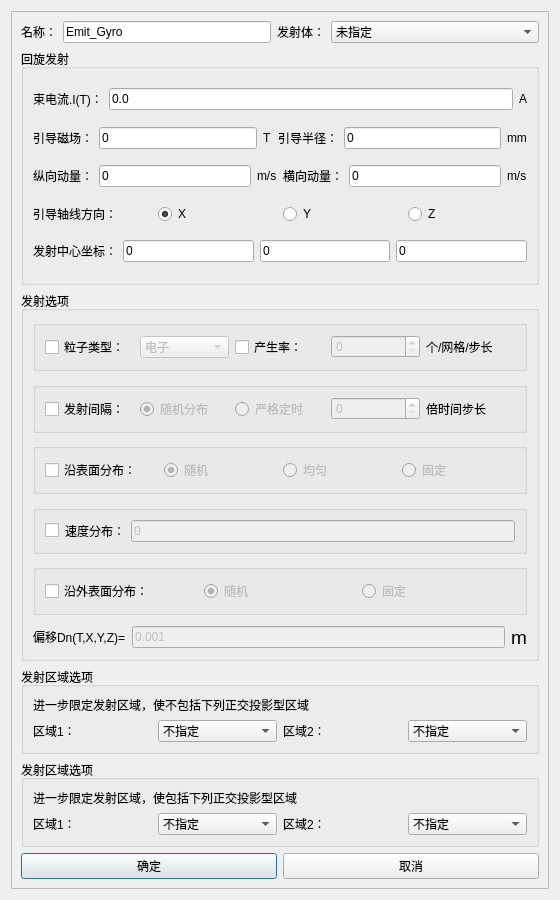
<?xml version="1.0" encoding="UTF-8"?>
<ui version="4.0">
 <class>Dialog_EmgDlg</class>
 <widget class="QDialog" name="Dialog_EmgDlg">
  <property name="windowModality">
   <enum>Qt::ApplicationModal</enum>
  </property>
  <property name="geometry">
   <rect>
    <x>0</x>
    <y>0</y>
    <width>560</width>
    <height>900</height>
   </rect>
  </property>
  <property name="minimumSize">
   <size>
    <width>0</width>
    <height>0</height>
   </size>
  </property>
  <property name="maximumSize">
   <size>
    <width>16777215</width>
    <height>16777215</height>
   </size>
  </property>
  <property name="windowTitle">
   <string>回旋发射</string>
  </property>
  <layout class="QGridLayout" name="gridLayout_10">
   <item row="0" column="0">
    <widget class="QScrollArea" name="scrollArea">
     <property name="widgetResizable">
      <bool>true</bool>
     </property>
     <widget class="QWidget" name="scrollAreaWidgetContents">
      <property name="geometry">
       <rect>
        <x>0</x>
        <y>0</y>
        <width>540</width>
        <height>880</height>
       </rect>
      </property>
      <layout class="QGridLayout" name="gridLayout_9">
       <item row="7" column="0">
        <layout class="QHBoxLayout" name="horizontalLayout_18">
         <item>
          <widget class="QPushButton" name="pb_ok">
           <property name="text">
            <string>确定</string>
           </property>
          </widget>
         </item>
         <item>
          <widget class="QPushButton" name="pb_cancel">
           <property name="text">
            <string>取消</string>
           </property>
          </widget>
         </item>
        </layout>
       </item>
       <item row="4" column="0">
        <widget class="QGroupBox" name="groupBox_3">
         <property name="title">
          <string>发射区域选项</string>
         </property>
         <layout class="QGridLayout" name="gridLayout_3">
          <item row="0" column="0">
           <spacer name="verticalSpacer_14">
            <property name="orientation">
             <enum>Qt::Vertical</enum>
            </property>
            <property name="sizeHint" stdset="0">
             <size>
              <width>20</width>
              <height>40</height>
             </size>
            </property>
           </spacer>
          </item>
          <item row="1" column="0">
           <layout class="QHBoxLayout" name="horizontalLayout_14">
            <item>
             <widget class="QLabel" name="label_16">
              <property name="text">
               <string>&lt;html&gt;&lt;head/&gt;&lt;body&gt;&lt;p&gt;进一步限定发射区域，使不包括下列正交投影型区域&lt;/p&gt;&lt;/body&gt;&lt;/html&gt;</string>
              </property>
             </widget>
            </item>
           </layout>
          </item>
          <item row="4" column="0">
           <spacer name="verticalSpacer_16">
            <property name="orientation">
             <enum>Qt::Vertical</enum>
            </property>
            <property name="sizeHint" stdset="0">
             <size>
              <width>20</width>
              <height>40</height>
             </size>
            </property>
           </spacer>
          </item>
          <item row="2" column="0">
           <spacer name="verticalSpacer_15">
            <property name="orientation">
             <enum>Qt::Vertical</enum>
            </property>
            <property name="sizeHint" stdset="0">
             <size>
              <width>20</width>
              <height>40</height>
             </size>
            </property>
           </spacer>
          </item>
          <item row="3" column="0">
           <layout class="QHBoxLayout" name="horizontalLayout_15">
            <item>
             <widget class="QLabel" name="label_17">
              <property name="text">
               <string>区域1：</string>
              </property>
             </widget>
            </item>
            <item>
             <widget class="StyledComboBox" name="ComboBox_notInclued">
              <item>
               <property name="text">
                <string>不指定</string>
               </property>
              </item>
             </widget>
            </item>
            <item>
             <widget class="QLabel" name="label_15">
              <property name="text">
               <string>区域2：</string>
              </property>
             </widget>
            </item>
            <item>
             <widget class="StyledComboBox" name="ComboBox_notIncludedd">
              <item>
               <property name="text">
                <string>不指定</string>
               </property>
              </item>
             </widget>
            </item>
           </layout>
          </item>
         </layout>
        </widget>
       </item>
       <item row="6" column="0">
        <spacer name="verticalSpacer_20">
         <property name="orientation">
          <enum>Qt::Vertical</enum>
         </property>
         <property name="sizeHint" stdset="0">
          <size>
           <width>20</width>
           <height>40</height>
          </size>
         </property>
        </spacer>
       </item>
       <item row="1" column="0">
        <spacer name="verticalSpacer">
         <property name="orientation">
          <enum>Qt::Vertical</enum>
         </property>
         <property name="sizeHint" stdset="0">
          <size>
           <width>20</width>
           <height>40</height>
          </size>
         </property>
        </spacer>
       </item>
       <item row="2" column="0">
        <widget class="QGroupBox" name="groupBox">
         <property name="title">
          <string>回旋发射</string>
         </property>
         <layout class="QGridLayout" name="gridLayout_5">
          <item row="7" column="0">
           <layout class="QHBoxLayout" name="horizontalLayout_10">
            <item>
             <widget class="QLabel" name="label_26">
              <property name="text">
               <string>引导轴线方向：</string>
              </property>
             </widget>
            </item>
            <item>
             <widget class="QRadioButton" name="radioButton_AxiasX">
              <property name="text">
               <string>X</string>
              </property>
              <property name="checked">
               <bool>true</bool>
              </property>
             </widget>
            </item>
            <item>
             <widget class="QRadioButton" name="radioButton_AxiasY">
              <property name="text">
               <string>Y</string>
              </property>
             </widget>
            </item>
            <item>
             <widget class="QRadioButton" name="radioButton_AxiasZ">
              <property name="text">
               <string>Z</string>
              </property>
             </widget>
            </item>
           </layout>
          </item>
          <item row="8" column="0">
           <spacer name="verticalSpacer_6">
            <property name="orientation">
             <enum>Qt::Vertical</enum>
            </property>
            <property name="sizeHint" stdset="0">
             <size>
              <width>20</width>
              <height>40</height>
             </size>
            </property>
           </spacer>
          </item>
          <item row="10" column="0">
           <spacer name="verticalSpacer_7">
            <property name="orientation">
             <enum>Qt::Vertical</enum>
            </property>
            <property name="sizeHint" stdset="0">
             <size>
              <width>20</width>
              <height>40</height>
             </size>
            </property>
           </spacer>
          </item>
          <item row="3" column="0">
           <layout class="QHBoxLayout" name="horizontalLayout_7">
            <item>
             <widget class="QLabel" name="label_12">
              <property name="text">
               <string>引导磁场：</string>
              </property>
             </widget>
            </item>
            <item>
             <widget class="QLineEdit" name="LineEdit_magnetic">
              <property name="enabled">
               <bool>true</bool>
              </property>
              <property name="text">
               <string>0</string>
              </property>
             </widget>
            </item>
            <item>
             <widget class="QLabel" name="label_4">
              <property name="text">
               <string>&lt;html&gt;&lt;head/&gt;&lt;body&gt;&lt;p&gt;T&lt;/p&gt;&lt;/body&gt;&lt;/html&gt;</string>
              </property>
             </widget>
            </item>
            <item>
             <widget class="QLabel" name="label_13">
              <property name="text">
               <string>引导半径：</string>
              </property>
             </widget>
            </item>
            <item>
             <widget class="QLineEdit" name="LineEdit_radius">
              <property name="text">
               <string>0</string>
              </property>
             </widget>
            </item>
            <item>
             <widget class="QLabel" name="label_14">
              <property name="text">
               <string>&lt;html&gt;&lt;head/&gt;&lt;body&gt;&lt;p&gt;mm&lt;/p&gt;&lt;/body&gt;&lt;/html&gt;</string>
              </property>
             </widget>
            </item>
           </layout>
          </item>
          <item row="4" column="0">
           <spacer name="verticalSpacer_4">
            <property name="orientation">
             <enum>Qt::Vertical</enum>
            </property>
            <property name="sizeHint" stdset="0">
             <size>
              <width>20</width>
              <height>40</height>
             </size>
            </property>
           </spacer>
          </item>
          <item row="2" column="0">
           <spacer name="verticalSpacer_3">
            <property name="orientation">
             <enum>Qt::Vertical</enum>
            </property>
            <property name="sizeHint" stdset="0">
             <size>
              <width>20</width>
              <height>40</height>
             </size>
            </property>
           </spacer>
          </item>
          <item row="5" column="0">
           <layout class="QHBoxLayout" name="horizontalLayout_9">
            <item>
             <widget class="QLabel" name="label_23">
              <property name="text">
               <string>纵向动量：</string>
              </property>
             </widget>
            </item>
            <item>
             <widget class="QLineEdit" name="LineEdit_VerticalMomentum">
              <property name="enabled">
               <bool>true</bool>
              </property>
              <property name="text">
               <string>0</string>
              </property>
             </widget>
            </item>
            <item>
             <widget class="QLabel" name="label_10">
              <property name="text">
               <string>&lt;html&gt;&lt;head/&gt;&lt;body&gt;&lt;p&gt;m/s&lt;/p&gt;&lt;/body&gt;&lt;/html&gt;</string>
              </property>
             </widget>
            </item>
            <item>
             <widget class="QLabel" name="label_24">
              <property name="text">
               <string>横向动量：</string>
              </property>
             </widget>
            </item>
            <item>
             <widget class="QLineEdit" name="LineEdit_HorizontalMomentum">
              <property name="text">
               <string>0</string>
              </property>
             </widget>
            </item>
            <item>
             <widget class="QLabel" name="label_25">
              <property name="text">
               <string>&lt;html&gt;&lt;head/&gt;&lt;body&gt;&lt;p&gt;m/s&lt;/p&gt;&lt;/body&gt;&lt;/html&gt;</string>
              </property>
             </widget>
            </item>
           </layout>
          </item>
          <item row="1" column="0">
           <layout class="QHBoxLayout" name="horizontalLayout_11">
            <item>
             <widget class="QLabel" name="label_21">
              <property name="text">
               <string>束电流.I(T)：</string>
              </property>
             </widget>
            </item>
            <item>
             <widget class="QLineEdit" name="LineEdit_IT">
              <property name="enabled">
               <bool>true</bool>
              </property>
              <property name="text">
               <string>0.0</string>
              </property>
             </widget>
            </item>
            <item>
             <widget class="QLabel" name="label_22">
              <property name="text">
               <string>&lt;html&gt;&lt;head/&gt;&lt;body&gt;&lt;p&gt;A&lt;/p&gt;&lt;/body&gt;&lt;/html&gt;</string>
              </property>
             </widget>
            </item>
           </layout>
          </item>
          <item row="6" column="0">
           <spacer name="verticalSpacer_5">
            <property name="orientation">
             <enum>Qt::Vertical</enum>
            </property>
            <property name="sizeHint" stdset="0">
             <size>
              <width>20</width>
              <height>40</height>
             </size>
            </property>
           </spacer>
          </item>
          <item row="0" column="0">
           <spacer name="verticalSpacer_2">
            <property name="orientation">
             <enum>Qt::Vertical</enum>
            </property>
            <property name="sizeHint" stdset="0">
             <size>
              <width>20</width>
              <height>40</height>
             </size>
            </property>
           </spacer>
          </item>
          <item row="9" column="0">
           <layout class="QHBoxLayout" name="horizontalLayout_12">
            <item>
             <widget class="QLabel" name="label_27">
              <property name="text">
               <string>发射中心坐标：</string>
              </property>
             </widget>
            </item>
            <item>
             <widget class="QLineEdit" name="LineEdit_LaunchX">
              <property name="enabled">
               <bool>true</bool>
              </property>
              <property name="text">
               <string>0</string>
              </property>
             </widget>
            </item>
            <item>
             <widget class="QLineEdit" name="LineEdit_LaunchY">
              <property name="text">
               <string>0</string>
              </property>
             </widget>
            </item>
            <item>
             <widget class="QLineEdit" name="LineEdit_LaunchZ">
              <property name="text">
               <string>0</string>
              </property>
             </widget>
            </item>
           </layout>
          </item>
         </layout>
        </widget>
       </item>
       <item row="5" column="0">
        <widget class="QGroupBox" name="groupBox_4">
         <property name="title">
          <string>发射区域选项</string>
         </property>
         <layout class="QGridLayout" name="gridLayout_2">
          <item row="2" column="0">
           <spacer name="verticalSpacer_18">
            <property name="orientation">
             <enum>Qt::Vertical</enum>
            </property>
            <property name="sizeHint" stdset="0">
             <size>
              <width>20</width>
              <height>40</height>
             </size>
            </property>
           </spacer>
          </item>
          <item row="0" column="0">
           <spacer name="verticalSpacer_17">
            <property name="orientation">
             <enum>Qt::Vertical</enum>
            </property>
            <property name="sizeHint" stdset="0">
             <size>
              <width>20</width>
              <height>40</height>
             </size>
            </property>
           </spacer>
          </item>
          <item row="1" column="0">
           <layout class="QHBoxLayout" name="horizontalLayout_16">
            <item>
             <widget class="QLabel" name="label_18">
              <property name="text">
               <string>&lt;html&gt;&lt;head/&gt;&lt;body&gt;&lt;p&gt;进一步限定发射区域，使包括下列正交投影型区域&lt;/p&gt;&lt;/body&gt;&lt;/html&gt;</string>
              </property>
             </widget>
            </item>
           </layout>
          </item>
          <item row="3" column="0">
           <layout class="QHBoxLayout" name="horizontalLayout_17">
            <item>
             <widget class="QLabel" name="label_19">
              <property name="text">
               <string>区域1：</string>
              </property>
             </widget>
            </item>
            <item>
             <widget class="StyledComboBox" name="ComboBox_included">
              <item>
               <property name="text">
                <string>不指定</string>
               </property>
              </item>
             </widget>
            </item>
            <item>
             <widget class="QLabel" name="label_20">
              <property name="text">
               <string>区域2：</string>
              </property>
             </widget>
            </item>
            <item>
             <widget class="StyledComboBox" name="ComboBox_includedd">
              <item>
               <property name="text">
                <string>不指定</string>
               </property>
              </item>
             </widget>
            </item>
           </layout>
          </item>
          <item row="4" column="0">
           <spacer name="verticalSpacer_19">
            <property name="orientation">
             <enum>Qt::Vertical</enum>
            </property>
            <property name="sizeHint" stdset="0">
             <size>
              <width>20</width>
              <height>40</height>
             </size>
            </property>
           </spacer>
          </item>
         </layout>
        </widget>
       </item>
       <item row="0" column="0">
        <layout class="QHBoxLayout" name="horizontalLayout_13">
         <item>
          <widget class="QLabel" name="Label_Name_2">
           <property name="sizePolicy">
            <sizepolicy hsizetype="Fixed" vsizetype="Preferred">
             <horstretch>0</horstretch>
             <verstretch>0</verstretch>
            </sizepolicy>
           </property>
           <property name="text">
            <string>名称：</string>
           </property>
          </widget>
         </item>
         <item>
          <widget class="QLineEdit" name="LineEdit_Name">
           <property name="sizePolicy">
            <sizepolicy hsizetype="Preferred" vsizetype="Fixed">
             <horstretch>0</horstretch>
             <verstretch>0</verstretch>
            </sizepolicy>
           </property>
           <property name="text">
            <string>Emit_Gyro</string>
           </property>
          </widget>
         </item>
         <item>
          <widget class="QLabel" name="Label_Shadow_2">
           <property name="sizePolicy">
            <sizepolicy hsizetype="Fixed" vsizetype="Preferred">
             <horstretch>0</horstretch>
             <verstretch>0</verstretch>
            </sizepolicy>
           </property>
           <property name="text">
            <string>发射体：</string>
           </property>
          </widget>
         </item>
         <item>
          <widget class="StyledComboBox" name="ComboBox_Shadow">
           <property name="enabled">
            <bool>true</bool>
           </property>
           <property name="sizePolicy">
            <sizepolicy hsizetype="Preferred" vsizetype="Fixed">
             <horstretch>0</horstretch>
             <verstretch>0</verstretch>
            </sizepolicy>
           </property>
           <property name="maximumSize">
            <size>
             <width>16777215</width>
             <height>16777215</height>
            </size>
           </property>
           <property name="sizeIncrement">
            <size>
             <width>1</width>
             <height>0</height>
            </size>
           </property>
           <property name="editable">
            <bool>false</bool>
           </property>
           <item>
            <property name="text">
             <string>未指定</string>
            </property>
           </item>
          </widget>
         </item>
        </layout>
       </item>
       <item row="3" column="0">
        <widget class="QGroupBox" name="groupBox_2">
         <property name="title">
          <string>发射选项</string>
         </property>
         <layout class="QGridLayout" name="gridLayout_4">
          <item row="4" column="0">
           <layout class="QHBoxLayout" name="horizontalLayout_3">
            <item>
             <widget class="QGroupBox" name="groupBox_6">
              <property name="title">
               <string/>
              </property>
              <property name="flat">
               <bool>true</bool>
              </property>
              <layout class="QGridLayout" name="gridLayout_6">
               <item row="0" column="0">
                <widget class="QCheckBox" name="checkBox_surface">
                 <property name="text">
                  <string>沿表面分布：</string>
                 </property>
                </widget>
               </item>
               <item row="0" column="1">
                <widget class="QRadioButton" name="radioButton_randomm">
                 <property name="enabled">
                  <bool>false</bool>
                 </property>
                 <property name="text">
                  <string>随机</string>
                 </property>
                 <property name="checked">
                  <bool>true</bool>
                 </property>
                </widget>
               </item>
               <item row="0" column="2">
                <widget class="QRadioButton" name="radioButton_uniform">
                 <property name="enabled">
                  <bool>false</bool>
                 </property>
                 <property name="text">
                  <string>均匀</string>
                 </property>
                </widget>
               </item>
               <item row="0" column="3">
                <widget class="QRadioButton" name="radioButton_fixed">
                 <property name="enabled">
                  <bool>false</bool>
                 </property>
                 <property name="text">
                  <string>固定</string>
                 </property>
                </widget>
               </item>
              </layout>
             </widget>
            </item>
           </layout>
          </item>
          <item row="6" column="0">
           <layout class="QHBoxLayout" name="horizontalLayout_22">
            <item>
             <widget class="QGroupBox" name="groupBox_9">
              <property name="title">
               <string/>
              </property>
              <property name="flat">
               <bool>true</bool>
              </property>
              <layout class="QGridLayout" name="gridLayout_11">
               <item row="0" column="0">
                <widget class="QCheckBox" name="isCheckvelocity">
                 <property name="text">
                  <string/>
                 </property>
                </widget>
               </item>
               <item row="0" column="1">
                <widget class="QLabel" name="label">
                 <property name="text">
                  <string>速度分布：</string>
                 </property>
                </widget>
               </item>
               <item row="0" column="2">
                <widget class="QLineEdit" name="lineEdit_velocity">
                 <property name="enabled">
                  <bool>false</bool>
                 </property>
                 <property name="text">
                  <string>0</string>
                 </property>
                </widget>
               </item>
              </layout>
             </widget>
            </item>
           </layout>
          </item>
          <item row="3" column="0">
           <spacer name="verticalSpacer_8">
            <property name="orientation">
             <enum>Qt::Vertical</enum>
            </property>
            <property name="sizeHint" stdset="0">
             <size>
              <width>20</width>
              <height>40</height>
             </size>
            </property>
           </spacer>
          </item>
          <item row="10" column="0">
           <layout class="QHBoxLayout" name="horizontalLayout_5">
            <item>
             <widget class="QLabel" name="label_5">
              <property name="text">
               <string>&lt;html&gt;&lt;head/&gt;&lt;body&gt;&lt;p&gt;偏移Dn(T,X,Y,Z)=&lt;/p&gt;&lt;/body&gt;&lt;/html&gt;</string>
              </property>
             </widget>
            </item>
            <item>
             <widget class="QLineEdit" name="LineEdit_Dn">
              <property name="enabled">
               <bool>false</bool>
              </property>
              <property name="text">
               <string>0.001</string>
              </property>
             </widget>
            </item>
            <item>
             <widget class="QLabel" name="label_8">
              <property name="text">
               <string>&lt;html&gt;&lt;head/&gt;&lt;body&gt;&lt;p&gt;&lt;span style=&quot; font-size:14pt;&quot;&gt;m&lt;/span&gt;&lt;/p&gt;&lt;/body&gt;&lt;/html&gt;</string>
              </property>
             </widget>
            </item>
           </layout>
          </item>
          <item row="1" column="0">
           <spacer name="verticalSpacer_9">
            <property name="orientation">
             <enum>Qt::Vertical</enum>
            </property>
            <property name="sizeHint" stdset="0">
             <size>
              <width>20</width>
              <height>40</height>
             </size>
            </property>
           </spacer>
          </item>
          <item row="8" column="0">
           <layout class="QHBoxLayout" name="horizontalLayout_4">
            <item>
             <widget class="QGroupBox" name="groupBox_5">
              <property name="title">
               <string/>
              </property>
              <property name="flat">
               <bool>true</bool>
              </property>
              <layout class="QGridLayout" name="gridLayout">
               <item row="0" column="1">
                <widget class="QRadioButton" name="radioButton_randommm">
                 <property name="enabled">
                  <bool>false</bool>
                 </property>
                 <property name="text">
                  <string>随机</string>
                 </property>
                 <property name="checked">
                  <bool>true</bool>
                 </property>
                </widget>
               </item>
               <item row="0" column="2">
                <widget class="QRadioButton" name="radioButton_alongOutsideFixed">
                 <property name="enabled">
                  <bool>false</bool>
                 </property>
                 <property name="text">
                  <string>固定</string>
                 </property>
                </widget>
               </item>
               <item row="0" column="0">
                <widget class="QCheckBox" name="checkBox_outSurface">
                 <property name="text">
                  <string>沿外表面分布：</string>
                 </property>
                </widget>
               </item>
              </layout>
             </widget>
            </item>
           </layout>
          </item>
          <item row="9" column="0">
           <spacer name="verticalSpacer_11">
            <property name="orientation">
             <enum>Qt::Vertical</enum>
            </property>
            <property name="sizeHint" stdset="0">
             <size>
              <width>20</width>
              <height>40</height>
             </size>
            </property>
           </spacer>
          </item>
          <item row="5" column="0">
           <spacer name="verticalSpacer_10">
            <property name="orientation">
             <enum>Qt::Vertical</enum>
            </property>
            <property name="sizeHint" stdset="0">
             <size>
              <width>20</width>
              <height>40</height>
             </size>
            </property>
           </spacer>
          </item>
          <item row="0" column="0">
           <layout class="QHBoxLayout" name="horizontalLayout_8">
            <item>
             <widget class="QGroupBox" name="groupBox_8">
              <property name="title">
               <string/>
              </property>
              <property name="flat">
               <bool>true</bool>
              </property>
              <layout class="QGridLayout" name="gridLayout_8">
               <item row="0" column="3">
                <widget class="QSpinBox" name="spinBox_generationRate">
                 <property name="enabled">
                  <bool>false</bool>
                 </property>
                </widget>
               </item>
               <item row="0" column="1">
                <widget class="StyledComboBox" name="ComboBox_particleType">
                 <property name="enabled">
                  <bool>false</bool>
                 </property>
                 <item>
                  <property name="text">
                   <string>电子</string>
                  </property>
                 </item>
                 <item>
                  <property name="text">
                   <string>质子</string>
                  </property>
                 </item>
                </widget>
               </item>
               <item row="0" column="2">
                <widget class="QCheckBox" name="checkBox_generationRate">
                 <property name="text">
                  <string>产生率：</string>
                 </property>
                </widget>
               </item>
               <item row="0" column="0">
                <widget class="QCheckBox" name="checkBox_particleType">
                 <property name="text">
                  <string>粒子类型：</string>
                 </property>
                </widget>
               </item>
               <item row="0" column="4">
                <widget class="QLabel" name="label_7">
                 <property name="text">
                  <string>个/网格/步长</string>
                 </property>
                </widget>
               </item>
              </layout>
             </widget>
            </item>
           </layout>
          </item>
          <item row="2" column="0">
           <layout class="QHBoxLayout" name="horizontalLayout_2">
            <item>
             <widget class="QGroupBox" name="groupBox_7">
              <property name="title">
               <string/>
              </property>
              <property name="flat">
               <bool>true</bool>
              </property>
              <layout class="QGridLayout" name="gridLayout_7">
               <item row="0" column="2">
                <widget class="QRadioButton" name="radioButton_strictTiming">
                 <property name="enabled">
                  <bool>false</bool>
                 </property>
                 <property name="text">
                  <string>严格定时</string>
                 </property>
                </widget>
               </item>
               <item row="0" column="3">
                <widget class="QSpinBox" name="spinBox_timesStep">
                 <property name="enabled">
                  <bool>false</bool>
                 </property>
                </widget>
               </item>
               <item row="0" column="1">
                <widget class="QRadioButton" name="radioButton_random">
                 <property name="enabled">
                  <bool>false</bool>
                 </property>
                 <property name="text">
                  <string>随机分布</string>
                 </property>
                 <property name="checked">
                  <bool>true</bool>
                 </property>
                </widget>
               </item>
               <item row="0" column="0">
                <widget class="QCheckBox" name="checkBox_transmittingInterval">
                 <property name="text">
                  <string>发射间隔：</string>
                 </property>
                </widget>
               </item>
               <item row="0" column="4">
                <widget class="QLabel" name="label_9">
                 <property name="text">
                  <string>倍时间步长</string>
                 </property>
                </widget>
               </item>
              </layout>
             </widget>
            </item>
           </layout>
          </item>
          <item row="7" column="0">
           <spacer name="verticalSpacer_12">
            <property name="orientation">
             <enum>Qt::Vertical</enum>
            </property>
            <property name="sizeHint" stdset="0">
             <size>
              <width>20</width>
              <height>40</height>
             </size>
            </property>
           </spacer>
          </item>
         </layout>
        </widget>
       </item>
      </layout>
     </widget>
    </widget>
   </item>
  </layout>
 </widget>
 <customwidgets>
  <customwidget>
   <class>StyledComboBox</class>
   <extends>QComboBox</extends>
   <header>StyledComboBox.h</header>
  </customwidget>
 </customwidgets>
 <resources/>
 <connections/>
</ui>
